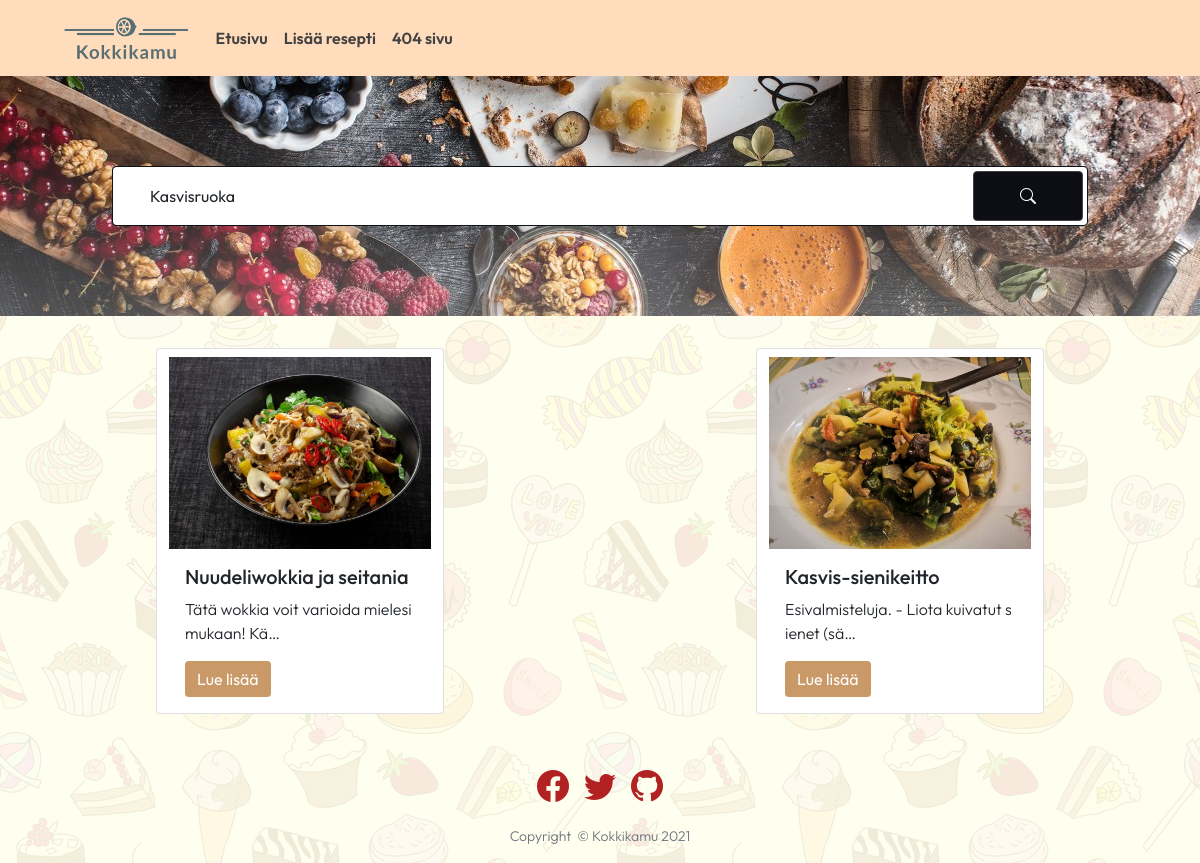
/search_category/1/, run on the app's committed database.
### resepti_app/models.py (models this page shows)
class Recipe(models.Model):
    headline = models.CharField(max_length=300)
    body_text = RichTextField(blank=True, null=True)
    image = models.ImageField(upload_to='images/')
    categoryFK = models.ForeignKey(Category, on_delete=models.CASCADE, blank=True, null=True) #SET_DEFAULT , to_field='name'
    basic_ingredient = models.ManyToManyField(Basic_ingredient, related_name='recipes', blank=True) # recipe_set
    def __str__(self):
        return f"ReseptiList: {self.id} | {self.headline}"

class Category(models.Model):
    cat_name = models.CharField(max_length=200)
    def __str__(self):
        return self.cat_name

### resepti_app/views.py (the view)
# urls.py: path('search_category/<int:cat_id>/', views.search_category, name = 'search_category'),
def search_category(request, cat_id):
    if request.method == 'GET':
        recipes = Recipe.objects.filter(categoryFK=cat_id)
        print('items', recipes)
        url_ex = "^/search_category/\d+/$"
        m = re.match(url_ex, request.path)
        print('match ', m)
        url = False
        if m:
            url = True
    context = {
        'recipes': recipes,
        'url': url,
    }
    return render(request, 'resepti_app/index.html', context)

### resepti_app/templates/resepti_app/index.html (shortened to what this page needs)
{% extends "resepti_app/base.html" %}
{% load static %}
{% block content %}
{% include 'resepti_app/search.html' %}
<div class="content_warp_recipe">
    <div class="card_warp row mt-4 mb-4">
        {% if recipes %}
        {% for el in recipes %}
            <div class="card mx-2 my-2">
                <a href="{% url 'resepti' el.id %}">
                    <img src="{{el.image.url}}" class="card-img-top pt-2" alt="{{el.image}}">
                </a>
                <div class="card-body">
                    <h5 class="card-title">{{el.headline}}</h5>
                    <p class="card-text">{{el.body_text|truncatechars:63|striptags|safe}}</p>
                    <a href="{% url 'resepti' el.id %}" class="btn btn-primary btn_bgcolor">Lue lisää</a>
                </div>
            </div>
        {% endfor %}
        {% else %}
        <div class="mt-5" style="text-align: center;">
            <p style="font-size: 2.5em">Hakusi ei tuottanut tuloksia &#128546;</p>
        </div>
        {% endif %}
    </div>
</div>
{% endblock %}

### resepti_app/templates/resepti_app/search.html (shortened to what this page needs)
<div class="container">
    <div class="row height d-flex justify-content-center align-items-center">
        <div class="col">
            <div class="search">
                <form action="{% url 'search' %}" method="get">
                <input name="search_form" type="text" class="form-control" placeholder="Etsi reseptejä..."
                    value="{% if url %}{% for el in recipes %}{% if forloop.first %}{{el.categoryFK}}{% endif %}{% endfor %}{% endif %}">
                    <button class="btn btn-primary">
                        <i class="bi bi-search"></i>
                    </button>
                </form>
            </div>
        </div>
    </div>
</div>

### resepti_app/static/resepti_app/main.css (style rules this page uses)
body { font-family: "Outfit"; font-weight: 300; min-width: 360px; background: linear-gradient(0deg, rgba(255, 255, 239, 0.9), rgba(255, 255, 239, 0.90)), url('pics/patterni-konfeti.png'); }
.content_warp_recipe { max-width: 1190px; }
.card-text { font-size: 1em; word-break: break-all; }
.card img { width: 100%; height: 200px; object-fit: cover; object-position: 0% 20%; }
.card_warp { display: grid; grid-template-columns: repeat(auto-fit, minmax(18em, 1fr)); grid-template-rows: auto; column-gap: 10px; justify-items: center; }
.card { display: grid; max-width: 18em; }
.btn_bgcolor, .btn_bgcolor:hover, .btn_bgcolor:active, .btn_bgcolor:active:focus { background-color:#ca9968 !important; border: #ca9968 !important; box-shadow: none !important; color: white !important; }

### resepti_app/static/resepti_app/search.css (style rules this page uses)
.col { max-width: 1000px; }
.height { height: 20vw; background-repeat: repeat-y; background: linear-gradient(0deg, rgba(255, 255, 255, 0.3), rgba(255, 255, 255, 0)), url('pics/food.jpg'); background-position: center; background-size: cover; }
.search { position: relative; }
.search input { height: 60px; text-indent: 25px; border: 1.5px solid #0F1217 }
.search button { position: absolute; top: 5px; right: 5px; height: 50px; width: 110px; background: #0D0E13; border-color: #41414D; }

### data on the page
Recipe: search_form "Kasvisruoka", image (picture), headline "Nuudeliwokkia ja seitania", body_text "Tätä wokkia voit varioida mielesi mukaan! Kä…"
Recipe: image (picture), headline "Kasvis-sienikeitto", body_text "Esivalmisteluja. - Liota kuivatut sienet (sä…"
